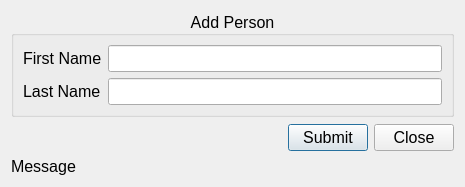
<?xml version="1.0" encoding="UTF-8"?>
<ui version="4.0">
 <class>d_person</class>
 <widget class="QDialog" name="d_person">
  <property name="windowModality">
   <enum>Qt::WindowModality::ApplicationModal</enum>
  </property>
  <property name="geometry">
   <rect>
    <x>0</x>
    <y>0</y>
    <width>465</width>
    <height>187</height>
   </rect>
  </property>
  <property name="font">
   <font>
    <pointsize>12</pointsize>
   </font>
  </property>
  <property name="windowTitle">
   <string>Sample Application</string>
  </property>
  <layout class="QGridLayout" name="gridLayout">
   <item row="2" column="1">
    <widget class="QPushButton" name="pb_Submit">
     <property name="text">
      <string>Submit</string>
     </property>
    </widget>
   </item>
   <item row="2" column="2">
    <widget class="QPushButton" name="pb_Close">
     <property name="text">
      <string>Close</string>
     </property>
    </widget>
   </item>
   <item row="2" column="0">
    <spacer name="horizontalSpacer">
     <property name="orientation">
      <enum>Qt::Orientation::Horizontal</enum>
     </property>
     <property name="sizeHint" stdset="0">
      <size>
       <width>40</width>
       <height>20</height>
      </size>
     </property>
    </spacer>
   </item>
   <item row="0" column="0" colspan="3">
    <widget class="QGroupBox" name="gb_Person">
     <property name="title">
      <string>Add Person</string>
     </property>
     <property name="alignment">
      <set>Qt::AlignmentFlag::AlignCenter</set>
     </property>
     <layout class="QFormLayout" name="formLayout">
      <item row="0" column="0">
       <widget class="QLabel" name="label">
        <property name="text">
         <string>First Name</string>
        </property>
       </widget>
      </item>
      <item row="0" column="1">
       <widget class="QLineEdit" name="le_FristName"/>
      </item>
      <item row="1" column="0">
       <widget class="QLabel" name="label_2">
        <property name="text">
         <string>Last Name</string>
        </property>
       </widget>
      </item>
      <item row="1" column="1">
       <widget class="QLineEdit" name="le_LastName"/>
      </item>
     </layout>
    </widget>
   </item>
   <item row="1" column="0" colspan="3">
    <spacer name="verticalSpacer">
     <property name="orientation">
      <enum>Qt::Orientation::Vertical</enum>
     </property>
     <property name="sizeHint" stdset="0">
      <size>
       <width>20</width>
       <height>40</height>
      </size>
     </property>
    </spacer>
   </item>
   <item row="3" column="0" colspan="3">
    <widget class="QLabel" name="lb_Message">
     <property name="text">
      <string>Message</string>
     </property>
    </widget>
   </item>
  </layout>
 </widget>
 <resources/>
 <connections/>
</ui>
